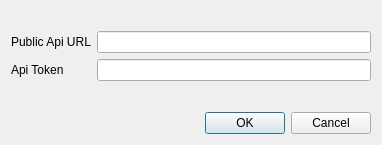
<?xml version="1.0" encoding="UTF-8"?>
<ui version="4.0">
 <class>ConquestGeoDialogBase</class>
 <widget class="QDialog" name="ConquestGeoDialogBase">
  <property name="geometry">
   <rect>
    <x>0</x>
    <y>0</y>
    <width>382</width>
    <height>145</height>
   </rect>
  </property>
  <property name="windowTitle">
   <string>Configure connection</string>
  </property>
  <layout class="QVBoxLayout" name="verticalLayout">
   <item>
    <layout class="QFormLayout" name="formLayout">
     <item row="1" column="0">
      <widget class="QLabel" name="url_label">
       <property name="text">
        <string>Public Api URL</string>
       </property>
      </widget>
     </item>
     <item row="1" column="1">
      <widget class="QLineEdit" name="url_input"/>
     </item>
     <item row="2" column="0">
      <widget class="QLabel" name="token_label">
       <property name="text">
        <string>Api Token</string>
       </property>
      </widget>
     </item>
     <item row="2" column="1">
      <widget class="QLineEdit" name="token_input"/>
     </item>
     <item row="0" column="0">
      <widget class="QLabel" name="message">
       <property name="text">
        <string/>
       </property>
      </widget>
     </item>
    </layout>
   </item>
   <item>
    <widget class="QDialogButtonBox" name="button_box">
     <property name="orientation">
      <enum>Qt::Horizontal</enum>
     </property>
     <property name="standardButtons">
      <set>QDialogButtonBox::Cancel|QDialogButtonBox::Ok</set>
     </property>
    </widget>
   </item>
  </layout>
 </widget>
 <resources/>
 <connections>
  <connection>
   <sender>button_box</sender>
   <signal>accepted()</signal>
   <receiver>ConquestGeoDialogBase</receiver>
   <slot>accept()</slot>
   <hints>
    <hint type="sourcelabel">
     <x>20</x>
     <y>20</y>
    </hint>
    <hint type="destinationlabel">
     <x>20</x>
     <y>20</y>
    </hint>
   </hints>
  </connection>
  <connection>
   <sender>button_box</sender>
   <signal>rejected()</signal>
   <receiver>ConquestGeoDialogBase</receiver>
   <slot>reject()</slot>
   <hints>
    <hint type="sourcelabel">
     <x>20</x>
     <y>20</y>
    </hint>
    <hint type="destinationlabel">
     <x>20</x>
     <y>20</y>
    </hint>
   </hints>
  </connection>
 </connections>
</ui>
